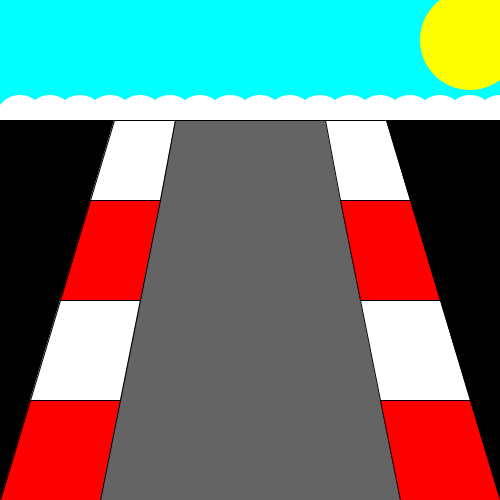
Frame 1 (no input)
Frame 60 (the mouse pressed at the canvas centre just before this capture): identical to frame 1, image omitted
Frame 120 (the mouse held since frame 60 and released just before this capture): identical to frame 1, image omitted

The Processing sketch that drew this single still picture (run headless with seeded random() and noise(); from frame 60 on, the mouse is pressed at the canvas centre):

// Processing sketch: processing_140849
// ── processing_140849.pde

void setup()
{
  size(500,500);
}
void draw()
{
  background(0,255,255);
  
  noStroke();
  fill(255);
  ellipse(20,120,50,50);
  ellipse(50,120,50,50);
  ellipse(80,120,50,50);
  ellipse(110,120,50,50);
  ellipse(140,120,50,50);
  ellipse(170,120,50,50);
  ellipse(200,120,50,50);
  ellipse(230,120,50,50);
  ellipse(260,120,50,50);
  ellipse(290,120,50,50);
  ellipse(320,120,50,50);
  ellipse(350,120,50,50);
  ellipse(380,120,50,50);
  ellipse(410,120,50,50);
  ellipse(440,120,50,50);
  ellipse(470,120,50,50);
  ellipse(500,120,50,50);
  fill(255,255,0);
  ellipse(470,40,100,100);
  stroke(0);
  fill(0);
  quad(0,500,0,120,500,120,500,500);
  fill(100);
  quad(0,500,150,120,350,120,500,500);
  fill(255,0,0);
  quad(0,500,30,400,120,400,100,500);
  fill(255);
  quad(30,400,60,300,140,300,120,400);
  fill(255,0,0);
  quad(60,300,90,200,160,200,140,300);
  fill(255);
  quad(90,200,114,120,175,120,160,200);
  
  //lado direito
  fill(100);
  fill(255,0,0); // editando
  quad(500,500,400,500,380,400,470,400);
  fill(255);
  quad(470,400,380,400,360,300,440,300);
  fill(255,0,0);
  quad(340,200,410,200,440,300,360,300);
  fill(255);
  quad(325,120,386,120,410,200,340,200);

 
  
}
